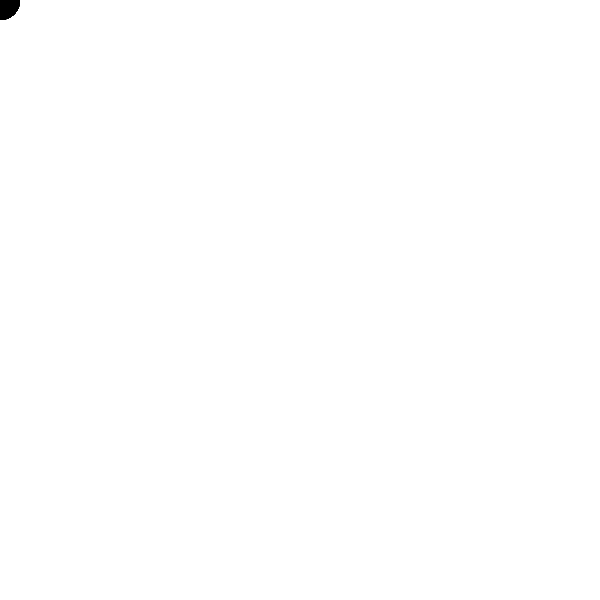
Frame 1 (no input)
Frame 60 (the mouse pressed at the canvas centre just before this capture): identical to frame 1, image omitted
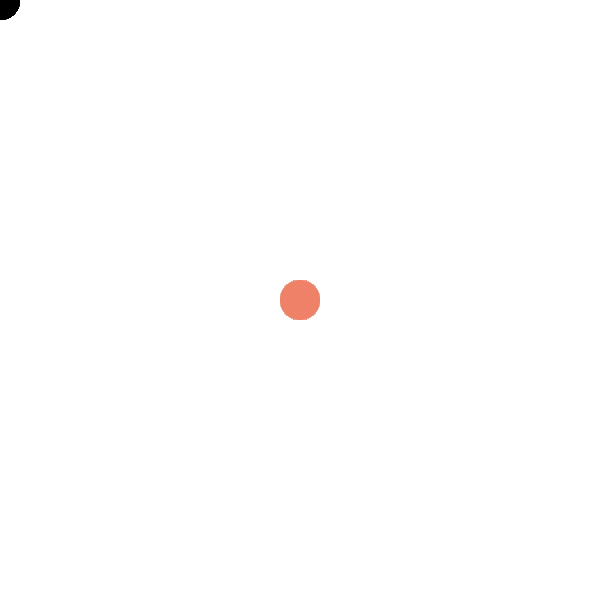
Frame 120 (the mouse held since frame 60 and released just before this capture)

The Processing sketch that drew these frames (run headless with seeded random() and noise(); from frame 60 on, the mouse is pressed at the canvas centre):

// Processing sketch: processing_139403
// ── processing_139403.pde

int linelength = 200;
int rcolor = int(random(0-255));
int gcolor = int(random(0-255));
int bcolor = int(random(0-255));

int[] x = new int[linelength];
int[] y = new int[linelength];



int [] r = new int [250];
int [] g = new int [254];
int  [] b = new int [252];

 




int counter =0;


void setup () {
  size(600, 600);
  background(255);
  smooth();
  

}




void draw() {
  stroke( 1, 1, 6);
  fill(150, 150, 25);


  if ( keyPressed ) {

    background(random(0,255),random(0, 255),random(0, 255));
  }

  int i =0;
  while ( i<x.length) {
    noStroke();
      fill (r[i], g[i], b[i],random(0,2000));
    ellipse (x[i], y[i], 40, 40);
    i = i + 1;
  }

  if (mousePressed) {
        fill(random(0,255),random(0, 255),random(0, 255));

    if (counter >=x.length) {
     
      x = expand (x);
      y = expand (y);
      r = expand(r);
      g = expand(g);
      b = expand(b);
     
    }
    x[counter] = mouseX;
    y[counter] = mouseY;
    r[counter] = round(random(200,255));
       g[counter] = round(random(100,250));
          b[counter] = round(random(102,255));
    
  }
  
   if (key == 'r') {
      r[counter] = round(random(0, 255));
      g[counter] = round(random(0,250));
      b[counter] = 0;
    }

  
 counter = counter +1;





    
    
  }
  
  
           

 
